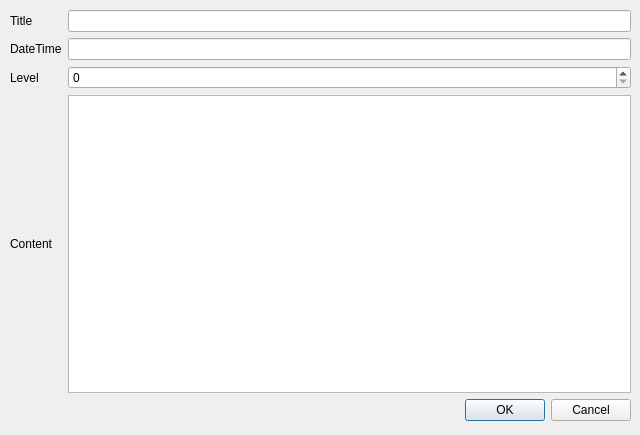
<?xml version="1.0" encoding="UTF-8"?>
<ui version="4.0">
 <class>StockRecordListDlg</class>
 <widget class="QDialog" name="StockRecordListDlg">
  <property name="geometry">
   <rect>
    <x>0</x>
    <y>0</y>
    <width>640</width>
    <height>435</height>
   </rect>
  </property>
  <property name="windowTitle">
   <string>Dialog</string>
  </property>
  <widget class="QWidget" name="gridLayoutWidget">
   <property name="geometry">
    <rect>
     <x>10</x>
     <y>10</y>
     <width>621</width>
     <height>411</height>
    </rect>
   </property>
   <layout class="QGridLayout" name="gridLayout" rowstretch="0,0,0,0,0">
    <item row="1" column="0">
     <widget class="QLabel" name="label_2">
      <property name="text">
       <string>DateTime</string>
      </property>
     </widget>
    </item>
    <item row="4" column="0" colspan="2">
     <widget class="QDialogButtonBox" name="buttonBox">
      <property name="orientation">
       <enum>Qt::Horizontal</enum>
      </property>
      <property name="standardButtons">
       <set>QDialogButtonBox::Cancel|QDialogButtonBox::Ok</set>
      </property>
     </widget>
    </item>
    <item row="0" column="1">
     <widget class="QLineEdit" name="lineEditTitle"/>
    </item>
    <item row="2" column="1">
     <widget class="QSpinBox" name="spinBoxLevel"/>
    </item>
    <item row="2" column="0">
     <widget class="QLabel" name="label_3">
      <property name="text">
       <string>Level</string>
      </property>
     </widget>
    </item>
    <item row="0" column="0">
     <widget class="QLabel" name="label">
      <property name="text">
       <string>Title</string>
      </property>
     </widget>
    </item>
    <item row="3" column="0">
     <widget class="QLabel" name="label_4">
      <property name="text">
       <string>Content</string>
      </property>
     </widget>
    </item>
    <item row="1" column="1">
     <widget class="QLineEdit" name="lineEditDateTime"/>
    </item>
    <item row="3" column="1">
     <widget class="QTextEdit" name="textEditContent"/>
    </item>
   </layout>
  </widget>
 </widget>
 <resources/>
 <connections>
  <connection>
   <sender>buttonBox</sender>
   <signal>accepted()</signal>
   <receiver>StockRecordListDlg</receiver>
   <slot>accept()</slot>
   <hints>
    <hint type="sourcelabel">
     <x>248</x>
     <y>254</y>
    </hint>
    <hint type="destinationlabel">
     <x>157</x>
     <y>274</y>
    </hint>
   </hints>
  </connection>
  <connection>
   <sender>buttonBox</sender>
   <signal>rejected()</signal>
   <receiver>StockRecordListDlg</receiver>
   <slot>reject()</slot>
   <hints>
    <hint type="sourcelabel">
     <x>316</x>
     <y>260</y>
    </hint>
    <hint type="destinationlabel">
     <x>286</x>
     <y>274</y>
    </hint>
   </hints>
  </connection>
 </connections>
</ui>
